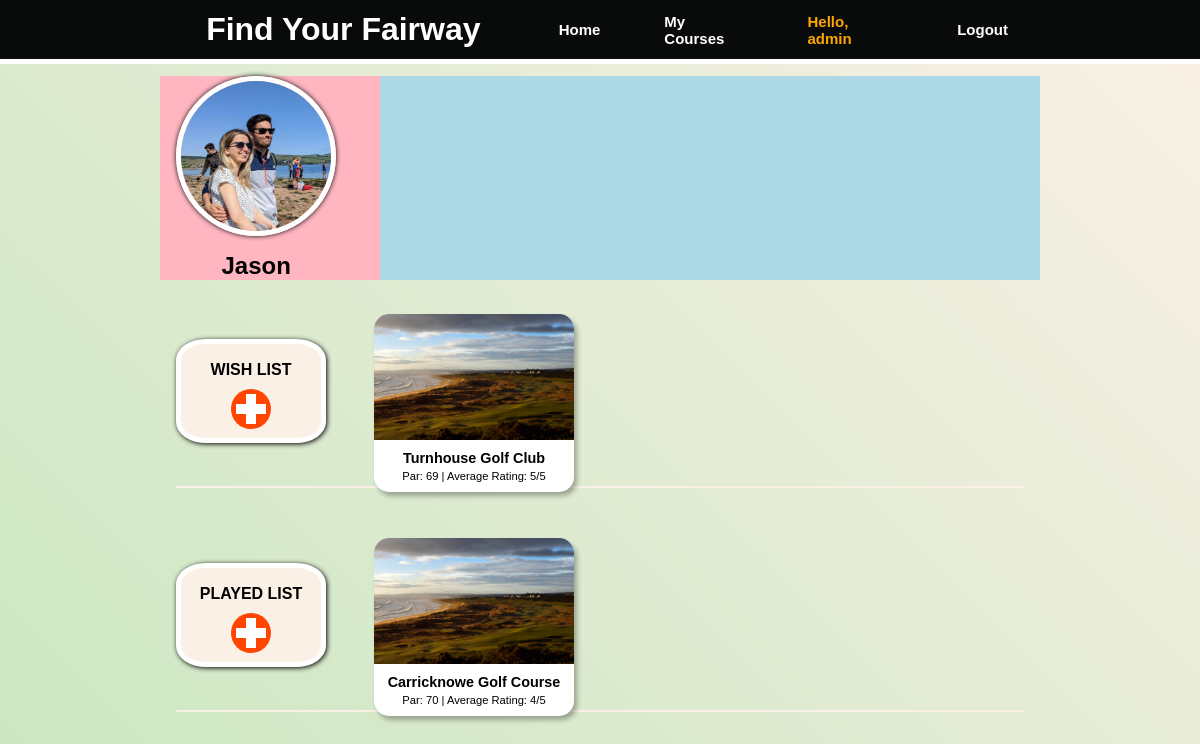
Screenshot of /my-courses/3 (signed in) with the database file from the repository.
### courses/models.py (models this page shows, shortened)
class Course(models.Model):
  name = models.CharField(max_length=255)
  description = models.CharField(max_length=255)
  region = models.CharField(max_length=255)
  par = models.IntegerField()
  price = models.IntegerField()
  average_rating = models.IntegerField(validators=[MinValueValidator(1), MaxValueValidator(5)])
  founded = models.IntegerField()
  website_link = models.CharField(max_length=255)

### information/views.py (the view)
# urls.py: path('my-courses/<int:id>', views.my_courses, name="information_my_courses"),
@login_required(login_url='login')
def my_courses(request, id):
    user = get_object_or_404(User, id=id)
    context = {
        "user": user,
        "courses_wishlist": user.profile.wishlist.all(),
        "courses_played_list": user.profile.played_list.all()
    }
    return render(request, 'information/my_courses.html', context)

### templates/information/my_courses.html
{% extends 'base.html' %}
{% load static %}
{% block content %}
<section class="my_courses__body">
    <div class="top-section">
        <div class="user-details">
            <div class="image-name">
            <img class="placeholder" src="/static/images/profile_pic_ben.jpg" alt="placeholder">
            <h5 class="username">{{ user.username }}</h5>
            </div>
        </div>
    </div>
    <div id="my-courses__section" class="wish-list">
        <div id="main-tile" class="wish-list__main-tile">
            <h4 id="tile-title">WISH LIST</h4>
            <a href="{% url 'information_home' %}">
                <div class="add-to-button"></div>
            </a>
        </div>
        <div class="user-list-tiles">
            {% for course in courses_wishlist %}
            <a class="course-link"  href="{% url 'course_details' course.id %}">
                <div class="user_golf-course__item">
                    <img class="user_golf-course__image" src="/static/images/royal_dornoch.jpg">
                    <div class="user_golf-course__content">
                        <h3 class="user_golf-course__name">{{ course.name }}</h3>
                        <h4 class="user_golf-course__info">Par: {{ course.par }}  |  Average Rating: {{ course.average_rating }}/5</h4>
                    </div>
                </div>
            </a>
            {% endfor %}
        </div>
    </div>
    <div id="my-courses__section" class="played-list">
        <div id="main-tile" class="played-list__main-tile">
            <h4 id="tile-title">PLAYED LIST</h4>
            <a href="{% url 'information_home' %}">
                <div class="add-to-button"></div>
            </a>
        </div>
        <div class="user-list-tiles">
            {% for course in courses_played_list %}
            <a class="course-link"  href="{% url 'course_details' course.id %}">
                <div class="user_golf-course__item">
                    <img class="user_golf-course__image" src="/static/images/royal_dornoch.jpg">
                    <div class="user_golf-course__content">
                        <h3 class="user_golf-course__name">{{ course.name }}</h3>
                        <h4 class="user_golf-course__info">Par: {{ course.par }}  |  Average Rating: {{ course.average_rating }}/5</h4>
                    </div>
                </div>
            </a>
            {% endfor %}
        </div>
    </div>
</section>
{% endblock content %}

### templates/base.html (shortened to what this page needs)
{% load static %}
<!DOCTYPE html>
<html lang="en">
<head>
  <link rel="stylesheet" href="{% static 'css/style.css' %}">
</head>
<body>
  <header class="navbar">
      <div class="head-left">
        <h1 class="site-heading">Find Your Fairway</h1>
      </div>
      <ul class="site-links">
        <a href="{% url 'information_home' %}"><li id="head-link" class="link__home">Home</li></a>
        <a href="{% url 'information_my_courses' request.user.id %}"><li id="head-link" class="link__my-courses">My Courses</li></a>
        <span class="head-link__hello">Hello, {{ request.user }}</span>
        <span><a href="{% url 'logout' %}" id="head-link" >Logout</a></span>
      </ul>
  </header>
  {% block content %}{% endblock content %}
</body>
</html>

### static/css/style.css (style rules this page uses)
* { margin: 0; padding: 0; box-sizing: border-box; }
body { background: linear-gradient(45deg, rgb(202, 231, 193), linen); display: flex; flex-direction: column; height: 100vh; font-family: 'Montserrat', Helvetica, Arial, sans-serif; }
.navbar { background-color: rgb(9, 10, 10); color: white; align-items: center; justify-content: space-between; height: 4rem; display: flex; border-bottom: 5px solid white; padding: 0 10rem; min-width: 1000px; }
.head-left { width: 25rem; display: flex; align-items: center; justify-content: space-evenly; }
.site-links { display: flex; align-items: center; justify-content: space-between; width: 35rem; }
#head-link { list-style-type: none; font-size: 15px; font-weight: bold; color: white; padding: 2rem; }
.head-link__hello { list-style-type: none; font-size: 15px; font-weight: bold; color: orange; padding: 2rem; }
a { text-decoration: none; }
.my_courses__body { margin: 0 10rem; display: flex; flex-direction: column; }
.top-section { background-color: lightblue; display: flex; margin-top: 0.75rem; }
#my-courses__section { height: 12rem; margin: 1rem; align-items: center; display: flex; }
.user-details { display: flex; flex-direction: column; align-items: start; width: 25%; background-color: lightpink; }
.image-name { display: flex; flex-direction: column; align-items: center; padding-left: 1rem; }
.placeholder { height: 10rem; border-radius: 50%; margin-bottom: 1rem; border: 5px solid white; box-shadow: 0.1px 0.1px 5px; }
.username { font-size: 1.5rem; }
#main-tile { height: 55%; width: 10%; min-width: 150px; padding: 0 0.5rem 0 0.5rem;; border-radius: 20%; background-color: linen; border: 5px solid white; box-shadow: 1px 1px 5px; display: flex; flex-direction: column; align-items: center; justify-content: space-evenly; }
.wish-list { border-bottom: 2px solid linen; }
.played-list { border-bottom: 2px solid linen; }
.user-list-tiles { display: flex; justify-content: center; align-items: end; margin-left: 2rem; }
.user_golf-course__item { width: 5rem; min-width: 200px; max-height: 225px; list-style-type: none; margin-top: 1.5rem; margin-left: 1rem; margin-right: 1rem; background-color: white; border-radius: 15px; box-shadow: 3px 4px 5px rgba(0,0,0,0.3); text-decoration: none; text-decoration: none; color: black; }
.user_golf-course__content { padding: 10px; display: flex; flex-direction: column; justify-content: center; align-items: center; }
.user_golf-course__image { width: 100%; height: 100%; display: block; object-fit: cover; border-top-right-radius: 15px; border-top-left-radius: 15px; }
.user_golf-course__name { margin-bottom: 0.25rem; font-size: 0.9rem; }
.user_golf-course__info { font-weight: 100; font-size: 0.7rem; }
#tile-title { margin-top: 0.5rem; }
.add-to-button { border-radius: 50%; width: 2.5rem; height: 2.5rem; background-color: orangered; position: relative; }
.add-to-button::after { content: " "; position: absolute; display: block; background-color: #fff; height: 10px; margin-top: -5px; top: 50%; left: 5px; right: 5px; z-index: 9; }
.add-to-button::before { content: " "; position: absolute; display: block; background-color: #fff; width: 10px; margin-left: -5px; left: 50%; top: 5px; bottom: 5px; z-index: 9; }

### rows the page displays
Course: name "Turnhouse Golf Club", par "69", average_rating "5"
Course: name "Carricknowe Golf Course", par "70", average_rating "4"

### other values shown
{{ request.user }} "admin"
{{ user.username }} "Jason"
